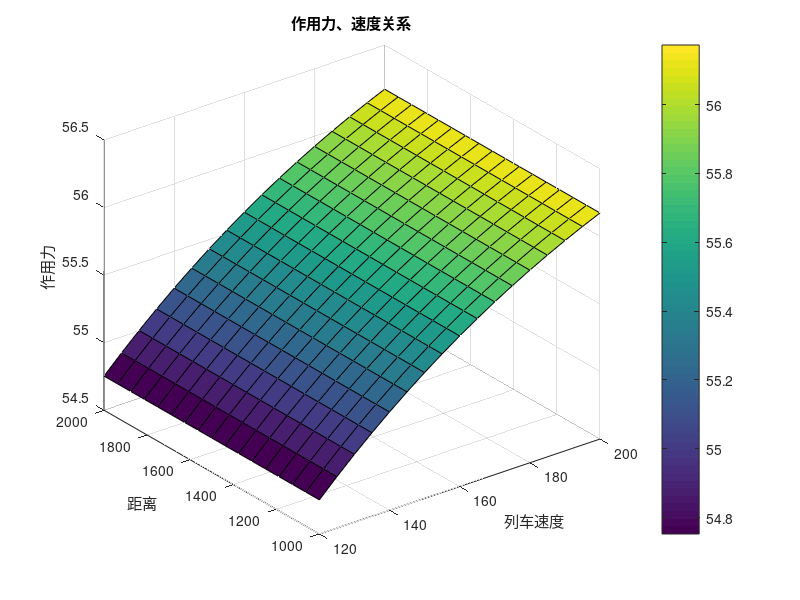
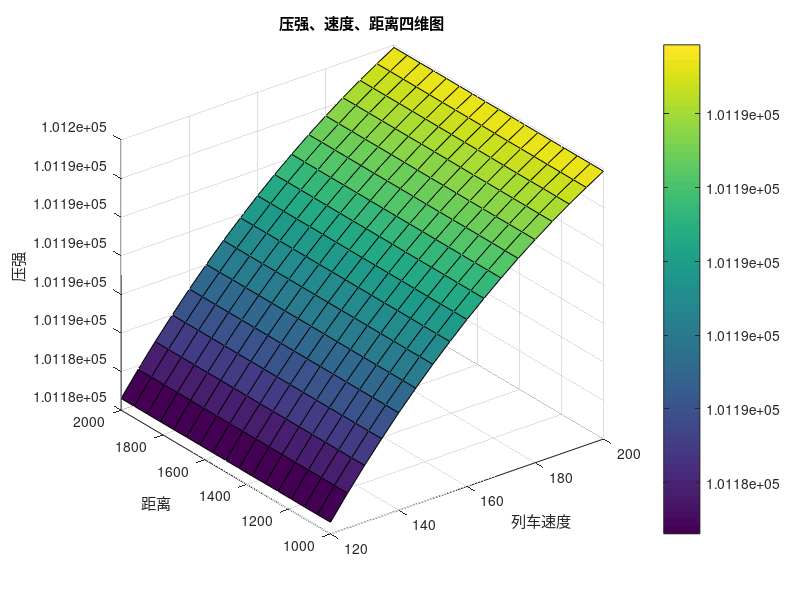

Reproduce these figures in MATLAB, in order.

% 定义已知常量部分
format long g;
V_cars = [120,125,130,135,140,145,150,155,160,165,170,175,180,185,190,195,200];
distances = [1000,1062.5,1125,1187.5,1250,1312.5,1375,1437.5,1500,1562.5,1625,1687.5,1750,1812.5,1875,1937.5,2000];
rou_man = 1097.7;
rou_air = 1.225;
C = 101218;
P0 = 101325;
g = 9.8;
m=65;
high = 1000;
low = 1200;

% 创建四维数组
F = zeros(length(V_cars), length(distances));
P = zeros(length(V_cars), length(distances));

h_bar = -0.04548 * (power(m,2))+12.06765*m+1053.5580+500;

V_volume_bar = 0.004*m/(2*rou_man) + 0.0046;

% 计算F和P的值
for i = 1:length(V_cars)
    for j = 1:length(distances)
        V_car = V_cars(i);
        d = distances(j);
        
        temp1 = 0.072 / (power(V_car,4));
        V_air = (power(1.2319,temp1)) * (0.4575 * (power((d / 1000),2)) - 3.5496 * (d / 1000) + 9.1545);
        P(i, j) = C - 0.5 * rou_air * (power(V_air,2)) - rou_air * g * (h_bar / 2000);
        temp2 = sqrt(V_volume_bar * (h_bar / 1000));
        temp3 = sqrt(4 / pi);
        S_bar = temp2 * 0.5 * (temp3 + 1);
        F(i, j) =70-(P0 - P(i, j)) *S_bar;
        fprintf('h_bar为: %s\n', - 0.5 * rou_air * (power(V_air,2)) - rou_air * g * (h_bar / 2000));
    end
end

% 绘制四维图像

[X, Y] = meshgrid(V_cars, distances);
figure;
%subplot(2, 2, 1);
surf(X, Y, F);
title('作用力、速度关系');
xlabel('列车速度');
ylabel('距离');
zlabel('作用力');
colorbar;

figure;
%subplot(2, 2, 2);
surf(X, Y, P);
title('压强、速度、距离四维图');
xlabel('列车速度');
ylabel('距离');
zlabel('压强');
colorbar;